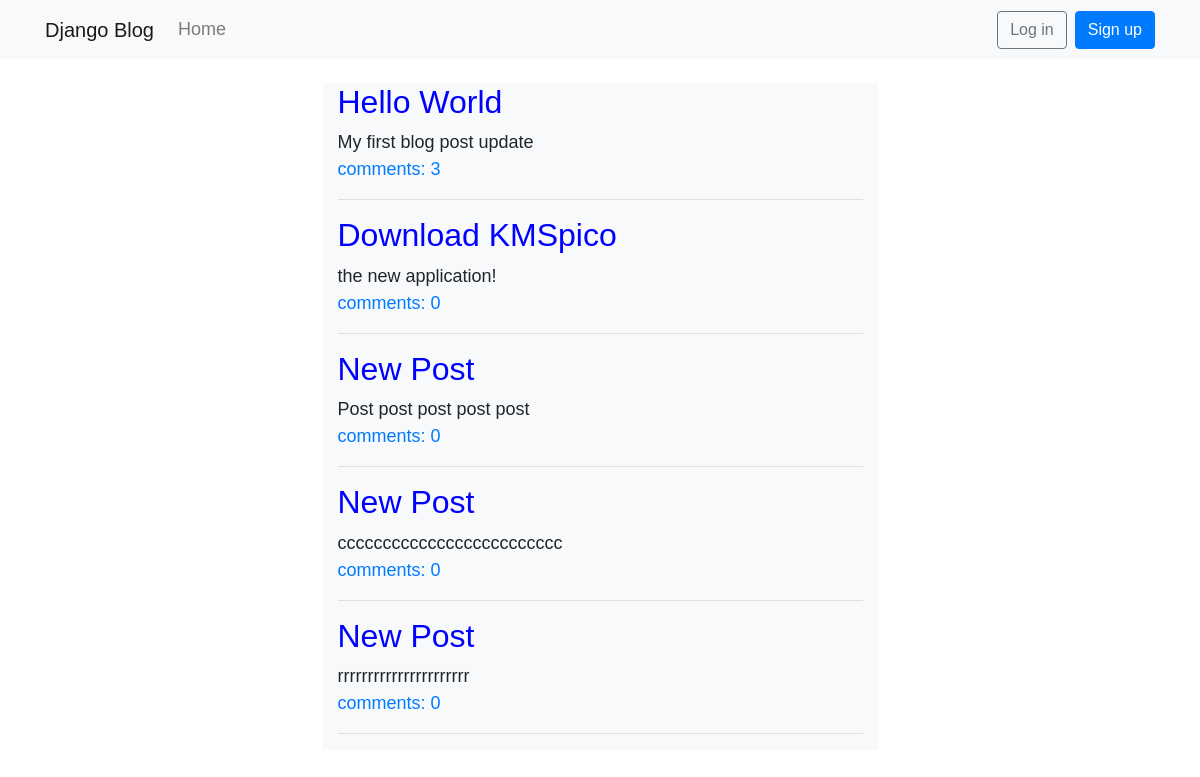
The page / on the database its author committed.
### blog/models.py (models this page shows, shortened)
class Post(models.Model):
    title = models.CharField(max_length=200)
    author = models.ForeignKey('auth.User', on_delete=models.CASCADE, )
    body = models.TextField()

### blog/views.py (the view)
# urls.py: path('', BlogListView.as_view(), name='home')
class BlogListView(ListView):
    model = Post
    template_name = 'home.html'

### templates/home.html
{% extends 'base.html' %}
{% block content %}
    {% for post in object_list %}
    <div class="container">
        <div class="row">
            <div class="col-md-3">
            </div>
            <div class="col-md-6 bg-light">
    <div class="post-entry">
        <h2> <a href="{% url 'post_detail' post.pk %}">{{post.title}} </a></h2>
        <div> {{post.body}} </div>
        <a href="{% url 'post_detail' post.pk %}"> comments: {{ post.comments.count }} </a>
        <hr>
    </div>
            </div>
            <div class="col-md-3">
            </div>
        </div>
    </div>
    {% endfor %}
{% endblock %}

### templates/base.html (shortened to what this page needs)
<!doctype html>
{% load static %}
{% load crispy_forms_tags %}
<html lang="en">
<head>
  <link rel="stylesheet" href="https://stackpath.bootstrapcdn.com/bootstrap/4.1.3/css/bootstrap.min.css">
    <link rel="stylesheet" href="{% static 'css/base.css' %}">
</head>
<body>
  <nav class="navbar navbar-expand-lg navbar-light bg-light mb-4">
    <div class="container">
      <a class="navbar-brand" href="{% url 'home' %}">Django Blog</a>
      <div class="collapse navbar-collapse" id="navbarSupportedContent">
        <ul class="navbar-nav mr-auto">
          <li class="nav-item">
            <a class="nav-link" href="{% url 'home' %}">Home</a>
          </li>
        </ul>
        {% if user.is_authenticated %}
          <ul class="navbar-nav">
            <li class="nav-item dropdown">
              <a class="nav-link dropdown-toggle" href="#" id="navbarDropdown" role="button" data-toggle="dropdown" aria-haspopup="true" aria-expanded="false">
                @ {{ user.username }}
              </a>
              <div class="dropdown-menu dropdown-menu-right" aria-labelledby="navbarDropdown">
                <a class="dropdown-item" href="{% url 'password_reset' %}">Reset password</a>
                <div class="dropdown-divider"></div>
                <a class="dropdown-item" href="{% url 'logout' %}">Log out</a>
              </div>
            </li>
          </ul>
        {% else %}
          <form class="form-inline my-2 my-lg-0">
            <a href="{% url 'login' %}" class="btn btn-outline-secondary">Log in</a>
            <a href="{% url 'register' %}" class="btn btn-primary ml-2">Sign up</a>
          </form>
        {% endif %}
      </div>
    </div>
  </nav>
  <div class="container">
    {% block content %}
    {% endblock %}
  </div>
</body>
</html>

### static/css/base.css (style rules this page uses)
body { font-family: 'Source Sans Pro', sans-serif; font-size: 18px }
.post-entry h2 a , .post-entry h2 a:visited { color: blue; text-decoration: none; }

### rows shown on the page
Post: title "Hello World", body "My first blog post update", comments.count "3"
Post: title "Download KMSpico", body "the new application!", comments.count "0"
Post: title "New Post", body "Post post post post post", comments.count "0"
Post: title "New Post", body "ccccccccccccccccccccccccc", comments.count "0"
Post: title "New Post", body "rrrrrrrrrrrrrrrrrrrrrr", comments.count "0"
